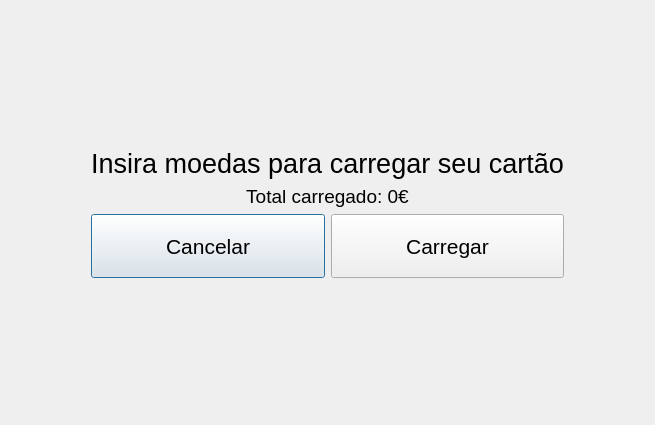
<?xml version="1.0" encoding="UTF-8"?>
<ui version="4.0">
 <class>ChargeDialog</class>
 <widget class="QDialog" name="ChargeDialog">
  <property name="geometry">
   <rect>
    <x>0</x>
    <y>0</y>
    <width>655</width>
    <height>425</height>
   </rect>
  </property>
  <property name="sizePolicy">
   <sizepolicy hsizetype="Fixed" vsizetype="Fixed">
    <horstretch>0</horstretch>
    <verstretch>0</verstretch>
   </sizepolicy>
  </property>
  <property name="minimumSize">
   <size>
    <width>655</width>
    <height>425</height>
   </size>
  </property>
  <property name="maximumSize">
   <size>
    <width>655</width>
    <height>425</height>
   </size>
  </property>
  <property name="windowTitle">
   <string>Carregando</string>
  </property>
  <layout class="QGridLayout" name="gridLayout">
   <item row="0" column="1">
    <spacer name="verticalSpacer">
     <property name="orientation">
      <enum>Qt::Orientation::Vertical</enum>
     </property>
     <property name="sizeHint" stdset="0">
      <size>
       <width>20</width>
       <height>40</height>
      </size>
     </property>
    </spacer>
   </item>
   <item row="1" column="0">
    <spacer name="horizontalSpacer">
     <property name="orientation">
      <enum>Qt::Orientation::Horizontal</enum>
     </property>
     <property name="sizeHint" stdset="0">
      <size>
       <width>40</width>
       <height>20</height>
      </size>
     </property>
    </spacer>
   </item>
   <item row="2" column="1">
    <spacer name="verticalSpacer_2">
     <property name="orientation">
      <enum>Qt::Orientation::Vertical</enum>
     </property>
     <property name="sizeHint" stdset="0">
      <size>
       <width>20</width>
       <height>40</height>
      </size>
     </property>
    </spacer>
   </item>
   <item row="1" column="2">
    <spacer name="horizontalSpacer_2">
     <property name="orientation">
      <enum>Qt::Orientation::Horizontal</enum>
     </property>
     <property name="sizeHint" stdset="0">
      <size>
       <width>40</width>
       <height>20</height>
      </size>
     </property>
    </spacer>
   </item>
   <item row="1" column="1">
    <layout class="QVBoxLayout" name="verticalLayout">
     <item>
      <widget class="QLabel" name="title">
       <property name="font">
        <font>
         <pointsize>20</pointsize>
        </font>
       </property>
       <property name="text">
        <string>Insira moedas para carregar seu cartão</string>
       </property>
       <property name="alignment">
        <set>Qt::AlignmentFlag::AlignCenter</set>
       </property>
      </widget>
     </item>
     <item>
      <widget class="QLabel" name="totalCharged">
       <property name="font">
        <font>
         <pointsize>14</pointsize>
        </font>
       </property>
       <property name="text">
        <string>Total carregado: 0€</string>
       </property>
       <property name="alignment">
        <set>Qt::AlignmentFlag::AlignCenter</set>
       </property>
      </widget>
     </item>
     <item>
      <layout class="QHBoxLayout" name="charge_options">
       <item>
        <widget class="QPushButton" name="cancel">
         <property name="minimumSize">
          <size>
           <width>0</width>
           <height>64</height>
          </size>
         </property>
         <property name="font">
          <font>
           <pointsize>16</pointsize>
          </font>
         </property>
         <property name="cursor">
          <cursorShape>PointingHandCursor</cursorShape>
         </property>
         <property name="text">
          <string>Cancelar</string>
         </property>
        </widget>
       </item>
       <item>
        <widget class="QPushButton" name="charge">
         <property name="minimumSize">
          <size>
           <width>0</width>
           <height>64</height>
          </size>
         </property>
         <property name="font">
          <font>
           <pointsize>16</pointsize>
          </font>
         </property>
         <property name="cursor">
          <cursorShape>PointingHandCursor</cursorShape>
         </property>
         <property name="text">
          <string>Carregar</string>
         </property>
        </widget>
       </item>
      </layout>
     </item>
    </layout>
   </item>
  </layout>
 </widget>
 <resources/>
 <connections/>
</ui>
